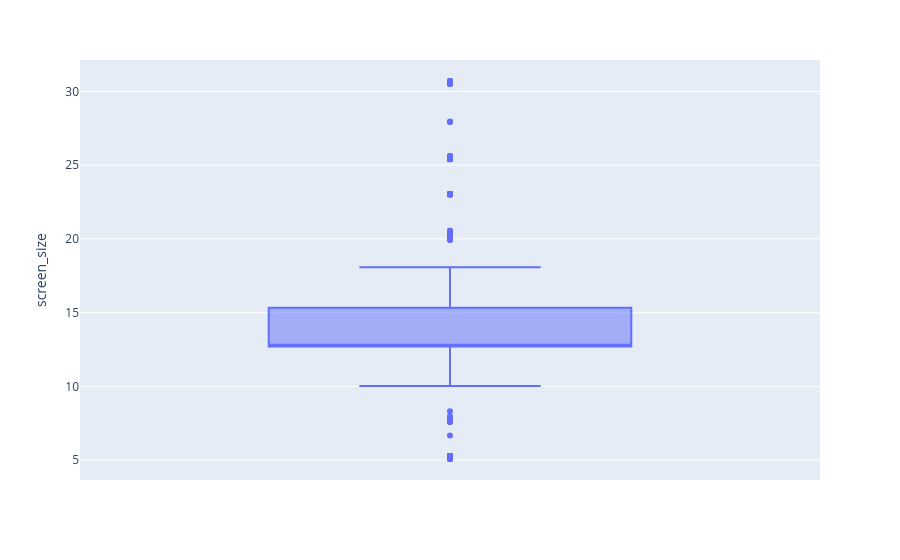
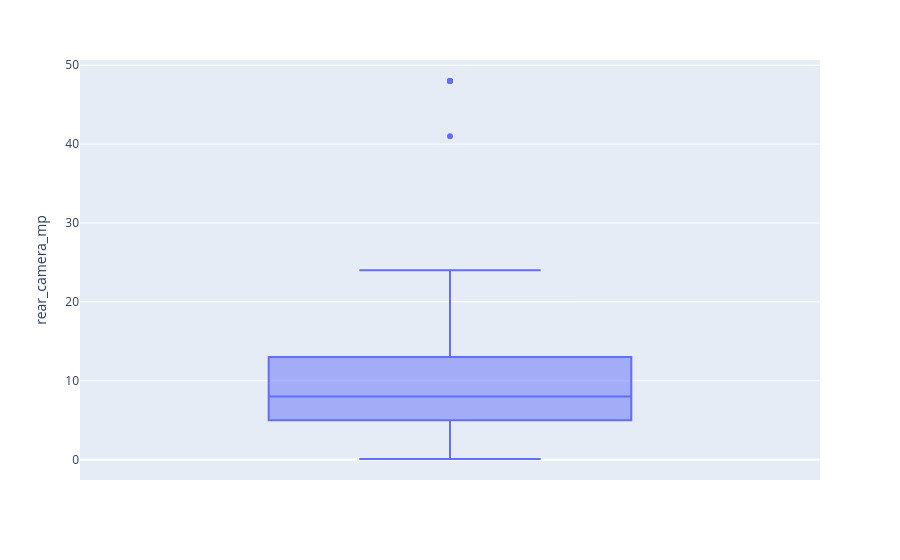
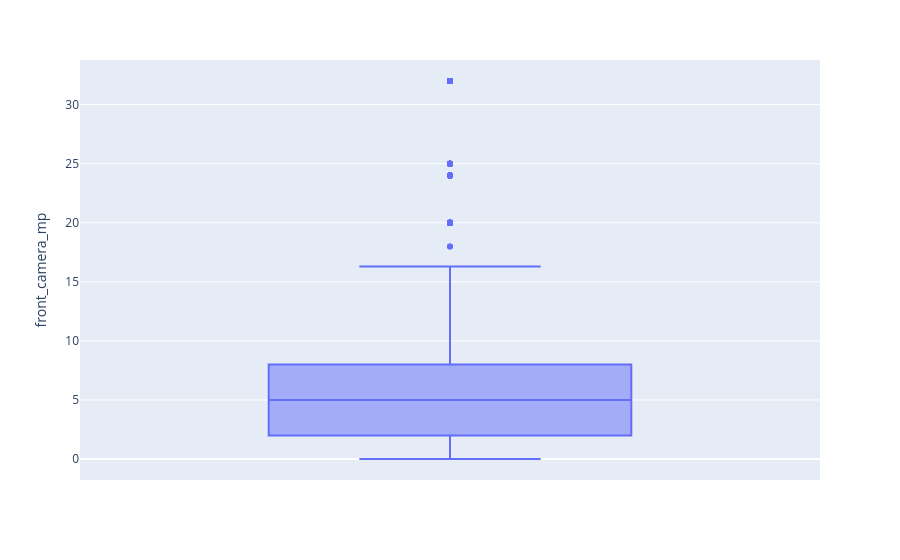
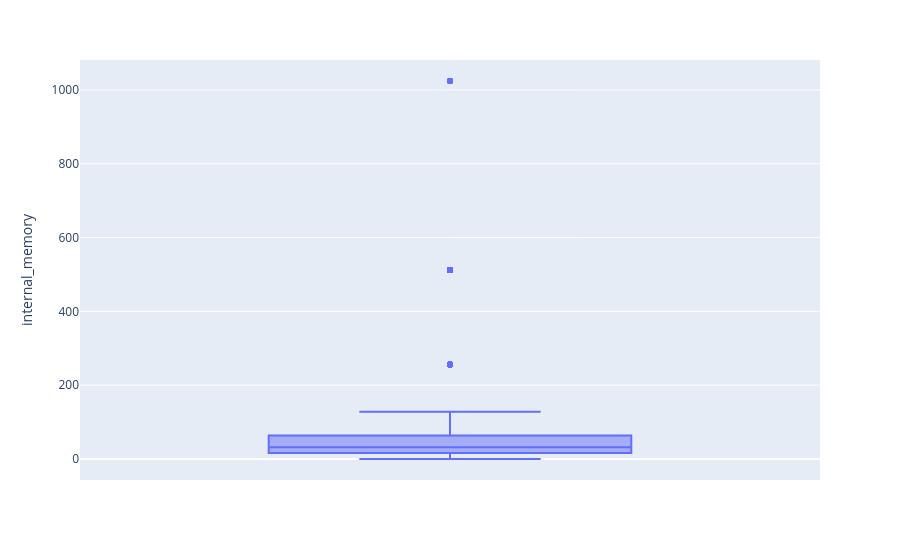

The notebook cell these images were saved under, in order:
### Markdown cell above
The dataset contains 3,214 Android devices compared to only 36 iOS devices. This creates a limitation in the variety of operating systems represented in the dataset.

### Code cell
#Question 2: Use visualizations to identify and comment on outliers for every relevant column. (2 points)
# I selected the relevant numeric columns to check for outliers using boxplots.
import plotly.express as px

outlier_columns = [
    'screen_size',
    'rear_camera_mp',
    'front_camera_mp',
    'internal_memory',
    'ram',
    'battery',
    'weight',
    'days_used',
    'normalized_used_price',
    'normalized_new_price'
]

for column in outlier_columns:
    fig = px.box(df, y=column)
    fig.show()

### Figure 1 — Plotly figure (JSON) as saved in the notebook; plotly's stock layout.template omitted (floating-point values rounded to 4 significant figures; data arrays with more than 128 entries replaced by an {"elided": "..."} marker saying what was removed)
{"data": [{"alignmentgroup": "True", "hovertemplate": "screen_size=%{y}<extra></extra>", "legendgroup": "", "marker": {"color": "#636efa"}, "name": "", "notched": false, "offsetgroup": "", "orientation": "v", "showlegend": false, "type": "box", "x0": " ", "xaxis": "x", "y": {"elided": "3454 float values"}, "y0": " ", "yaxis": "y"}], "layout": {"boxmode": "group", "legend": {"tracegroupgap": 0}, "margin": {"t": 60}, "xaxis": {"anchor": "y", "domain": [0, 1]}, "yaxis": {"anchor": "x", "domain": [0, 1], "title": {"text": "screen_size"}}}}

### Figure 2 — Plotly figure (JSON) as saved in the notebook; plotly's stock layout.template omitted (floating-point values rounded to 4 significant figures; data arrays with more than 128 entries replaced by an {"elided": "..."} marker saying what was removed)
{"data": [{"alignmentgroup": "True", "hovertemplate": "rear_camera_mp=%{y}<extra></extra>", "legendgroup": "", "marker": {"color": "#636efa"}, "name": "", "notched": false, "offsetgroup": "", "orientation": "v", "showlegend": false, "type": "box", "x0": " ", "xaxis": "x", "y": {"elided": "3454 float values"}, "y0": " ", "yaxis": "y"}], "layout": {"boxmode": "group", "legend": {"tracegroupgap": 0}, "margin": {"t": 60}, "xaxis": {"anchor": "y", "domain": [0, 1]}, "yaxis": {"anchor": "x", "domain": [0, 1], "title": {"text": "rear_camera_mp"}}}}

### Figure 3 — Plotly figure (JSON) as saved in the notebook; plotly's stock layout.template omitted (floating-point values rounded to 4 significant figures; data arrays with more than 128 entries replaced by an {"elided": "..."} marker saying what was removed)
{"data": [{"alignmentgroup": "True", "hovertemplate": "front_camera_mp=%{y}<extra></extra>", "legendgroup": "", "marker": {"color": "#636efa"}, "name": "", "notched": false, "offsetgroup": "", "orientation": "v", "showlegend": false, "type": "box", "x0": " ", "xaxis": "x", "y": {"elided": "3454 float values"}, "y0": " ", "yaxis": "y"}], "layout": {"boxmode": "group", "legend": {"tracegroupgap": 0}, "margin": {"t": 60}, "xaxis": {"anchor": "y", "domain": [0, 1]}, "yaxis": {"anchor": "x", "domain": [0, 1], "title": {"text": "front_camera_mp"}}}}

### Figure 4 — Plotly figure (JSON) as saved in the notebook; plotly's stock layout.template omitted (floating-point values rounded to 4 significant figures; data arrays with more than 128 entries replaced by an {"elided": "..."} marker saying what was removed)
{"data": [{"alignmentgroup": "True", "hovertemplate": "internal_memory=%{y}<extra></extra>", "legendgroup": "", "marker": {"color": "#636efa"}, "name": "", "notched": false, "offsetgroup": "", "orientation": "v", "showlegend": false, "type": "box", "x0": " ", "xaxis": "x", "y": {"elided": "3454 float values"}, "y0": " ", "yaxis": "y"}], "layout": {"boxmode": "group", "legend": {"tracegroupgap": 0}, "margin": {"t": 60}, "xaxis": {"anchor": "y", "domain": [0, 1]}, "yaxis": {"anchor": "x", "domain": [0, 1], "title": {"text": "internal_memory"}}}}
